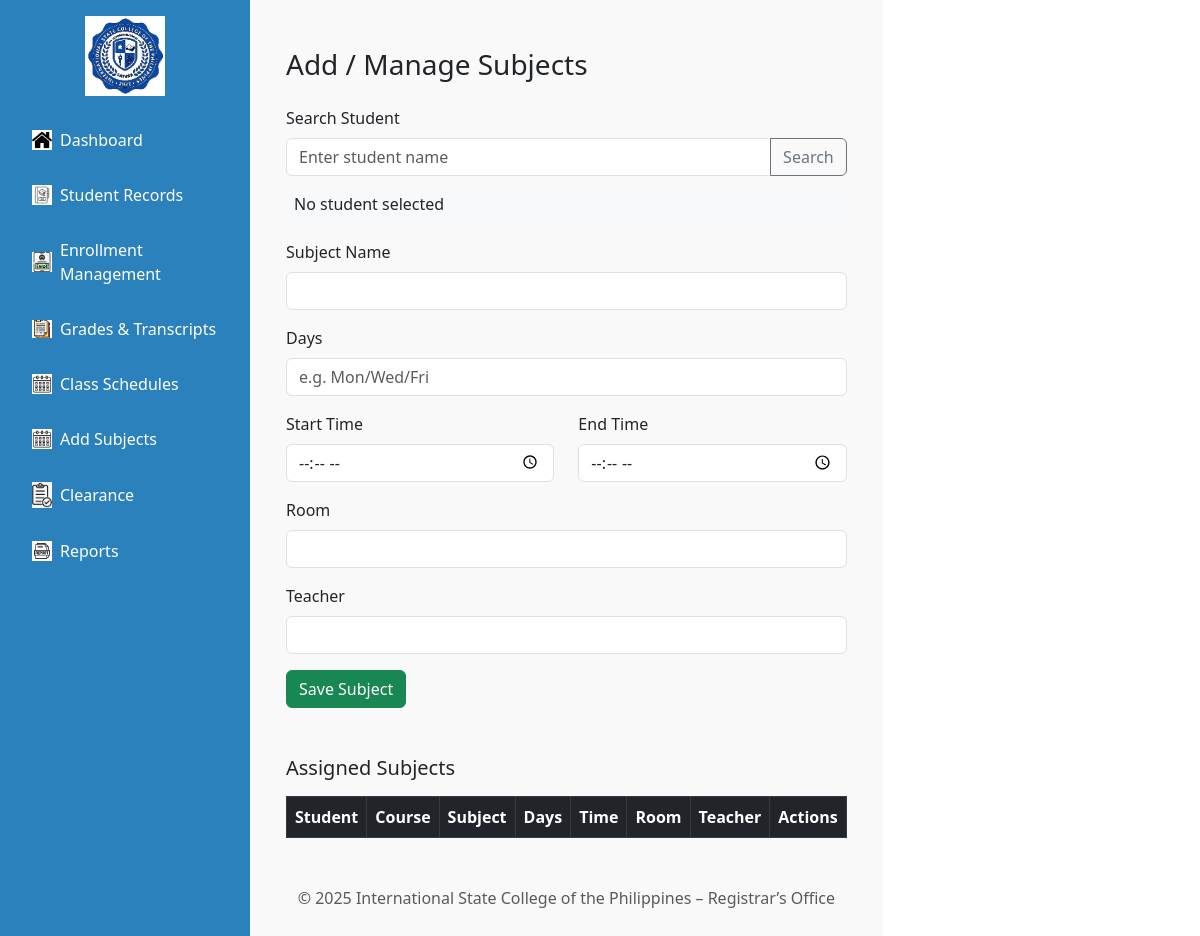
The page /Registrar/registrar.php?page=Add_Subjects on the database as committed earlier.
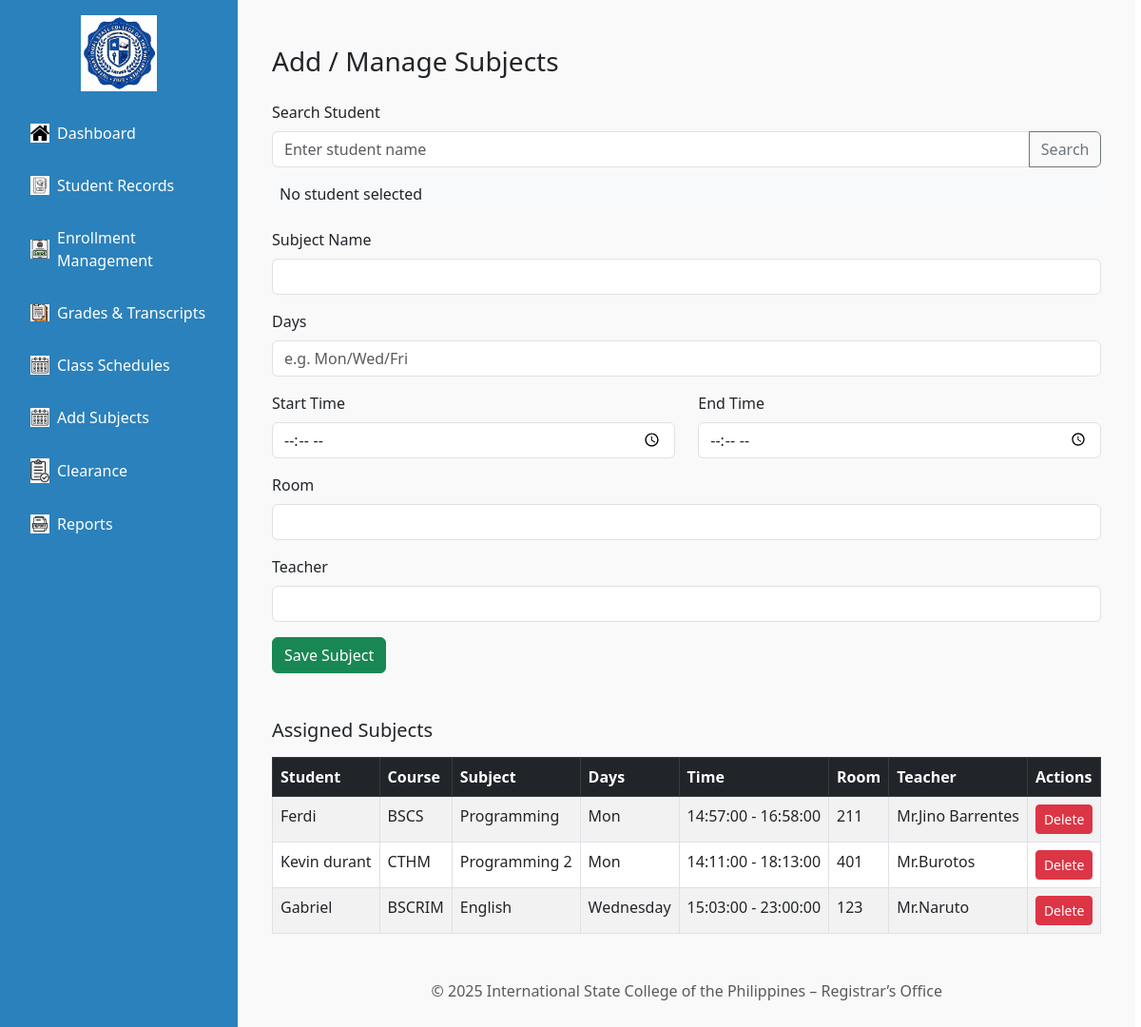
The same page on the database as committed later.
### tables this page shows
CREATE TABLE `student_subjects` (
  `id` int(11) NOT NULL,
  `student_id` int(11) NOT NULL,
  `subject` varchar(255) NOT NULL,
  `start_time` time NOT NULL,
  `end_time` time NOT NULL,
  `days` varchar(50) NOT NULL,
  `room` varchar(50) NOT NULL,
  `teacher` varchar(100) NOT NULL
);

CREATE TABLE `tbladmission_addstudent` (
  `Admission_ID` int(11) NOT NULL,
  `full_name` varchar(255) NOT NULL,
  `birthdate` date NOT NULL,
  `gender` varchar(20) NOT NULL,
  `nationality` varchar(50) NOT NULL,
  `religion` varchar(50) NOT NULL,
  `address` text NOT NULL,
  `province` varchar(100) NOT NULL,
  `zip` varchar(10) NOT NULL,
  `city` varchar(100) NOT NULL,
  `email` varchar(255) NOT NULL,
  `phone` varchar(20) NOT NULL,
  `photo` varchar(255) DEFAULT NULL,
  `fathers_name` varchar(255) NOT NULL,
  `fathers_occupation` varchar(255) NOT NULL,
  `father_contact` varchar(20) NOT NULL,
  `mothers_name` varchar(255) NOT NULL,
  `mothers_occupation` varchar(255) NOT NULL,
  `mother_contact` varchar(20) NOT NULL,
  `guardian_name` varchar(255) NOT NULL,
  `guardian_relationship` varchar(100) NOT NULL,
  `guardian_contact` varchar(20) NOT NULL,
  `applying_grade` varchar(20) NOT NULL,
  `prevschool` varchar(255) NOT NULL,
  `last_grade` varchar(20) NOT NULL,
  `course` varchar(100) NOT NULL,
  `student_type` varchar(50) NOT NULL,
  `confirm` tinyint(1) NOT NULL,
  `signature` varchar(255) DEFAULT NULL,
  `sigdate` date DEFAULT NULL,
  `signature_path` varchar(255) NOT NULL,
  `document_path` varchar(255) NOT NULL,
  `document_name` varchar(255) NOT NULL,
  `status` varchar(255) DEFAULT 'Pending'
);

### Registrar/pages/Add_Subjects.php (the view, shortened to what this page needs)
<?php include '../connect.php'; ?>
<!DOCTYPE html>
<html lang="en">
<head>
    <link href="https://cdn.jsdelivr.net/npm/bootstrap@5.3.0/dist/css/bootstrap.min.css" rel="stylesheet">
</head>
<body>
<div class="container mt-4">
    <h3 class="mb-4">Add / Manage Subjects</h3>
    <form method="post" action="">
        <div class="mb-3">
            <label for="student_search" class="form-label">Search Student</label>
            <div class="input-group">
                <input type="text" id="student_search" class="form-control"
                       placeholder="Enter student name"
                       value="<?= isset($_GET['edit_id']) ? htmlspecialchars($_GET['student_name']) : '' ?>">
                <button class="btn btn-outline-secondary" type="button" data-bs-toggle="modal" data-bs-target="#studentModal">
                    Search
                </button>
            </div>
            <div id="selected_student" class="mt-2 p-2 bg-light rounded">
                <?php if (isset($_GET['edit_id']) && isset($_GET['student_id'])): ?>
                    <?= htmlspecialchars($_GET['student_name']) ?> - <?= htmlspecialchars($_GET['student_course']) ?>
                <?php else: ?>
                    No student selected
                <?php endif; ?>
            </div>
        </div>
        <div class="mb-3">
            <label class="form-label">Subject Name</label>
            <input type="text" name="subject" class="form-control" required>
        </div>
        <div class="mb-3">
            <label class="form-label">Days</label>
            <input type="text" name="days" class="form-control" placeholder="e.g. Mon/Wed/Fri" required>
        </div>
        <div class="row">
            <div class="col-md-6 mb-3">
                <label class="form-label">Start Time</label>
                <input type="time" name="start_time" class="form-control" required>
            </div>
            <div class="col-md-6 mb-3">
                <label class="form-label">End Time</label>
                <input type="time" name="end_time" class="form-control" required>
            </div>
        </div>
        <div class="mb-3">
            <label class="form-label">Room</label>
            <input type="text" name="room" class="form-control" required>
        </div>
        <div class="mb-3">
            <label class="form-label">Teacher</label>
            <input type="text" name="teacher" class="form-control" required>
        </div>
        <button type="submit" name="save_subject" class="btn btn-success">Save Subject</button>
    </form>
    <h5 class="mt-5">Assigned Subjects</h5>
    <table class="table table-bordered table-striped mt-3">
        <thead class="table-dark">
        <tr>
            <th>Student</th>
            <th>Course</th>
            <th>Subject</th>
            <th>Days</th>
            <th>Time</th>
            <th>Room</th>
            <th>Teacher</th>
            <th>Actions</th>
        </tr>
        </thead>
        <tbody>
        <?php
        $sql = "SELECT ss.*, s.full_name, s.course
                FROM student_subjects ss
                JOIN tbladmission_addstudent s ON ss.student_id = s.Admission_ID";
        $res = $conn->query($sql);
        while ($row = $res->fetch_assoc()):
        ?>
            <tr>
                <td><?= htmlspecialchars($row['full_name']); ?></td>
                <td><?= htmlspecialchars($row['course']); ?></td>
                <td><?= htmlspecialchars($row['subject']); ?></td>
                <td><?= htmlspecialchars($row['days']); ?></td>
                <td><?= $row['start_time'] . " - " . $row['end_time']; ?></td>
                <td><?= htmlspecialchars($row['room']); ?></td>
                <td><?= htmlspecialchars($row['teacher']); ?></td>
                <td>
                   <a href="?page=add_subjects&delete_id=<?= $row['id']; ?>" class="btn btn-sm btn-danger" onclick="return confirm('Are you sure?');">Delete</a>
                </td>
            </tr>
        <?php endwhile; ?>
        </tbody>
    </table>
</div>
</body>
</html>

### Registrar/registrar.php (shortened to what this page needs)
<!DOCTYPE html>
<html lang="en">
<head>
    <link rel="stylesheet" href="assets/css/style.css">
    <link rel="stylesheet" href="https://cdn.jsdelivr.net/npm/bootstrap@5.3.0/dist/css/bootstrap.min.css">
</head>
<body>
    <div class="d-flex">
        <?php include("header.php"); ?>
        <div class="main-content p-4">
            <?php
                $page = isset($_GET['page']) ? $_GET['page'] : 'dashboard';
$page_file = "pages/$page.php";
if (file_exists($page_file)) {
    include $page_file;
} else {
    echo "<h2>404 - Page '$page' not found.</h2>";
}
            ?>
            <footer class="text-center mt-5">
                <p class="text-muted">© 2025 International State College of the Philippines – Registrar’s Office</p>
            </footer>
        </div>
    </div>
</body>
</html>

### Registrar/header.php (shortened to what this page needs)
<div class="sidebar p-3">
    <div class="text-center mb-4">
        <img src="assets/icons/logo.jpg" alt="Logo" width="80">
    </div>
    <ul class="nav flex-column">
        <li class="nav-item">
            <a href="registrar.php?page=dashboard" class="nav-link text-white d-flex align-items-center gap-2">
                <img src="assets/icons/home.png" width="20"> Dashboard
            </a>
        </li>
        <li class="nav-item">
            <a href="registrar.php?page=student_records" class="nav-link text-white d-flex align-items-center gap-2">
                <img src="assets/icons/folder.png" width="20"> Student Records
            </a>
        </li>
        <li class="nav-item">
            <a href="registrar.php?page=enrollment_management" class="nav-link text-white d-flex align-items-center gap-2">
                <img src="assets/icons/form.png" width="20"> Enrollment Management
            </a>
        </li>
        <li class="nav-item">
            <a href="registrar.php?page=grades_transcripts" class="nav-link text-white d-flex align-items-center gap-2">
                <img src="assets/icons/document.png" width="20"> Grades & Transcripts
            </a>
        </li>
        <li class="nav-item">
            <a href="registrar.php?page=class_schedules" class="nav-link text-white d-flex align-items-center gap-2">
                <img src="assets/icons/calendar.png" width="20"> Class Schedules
            </a>
        </li>
        <li class="nav-item">
            <a href="registrar.php?page=Add_Subjects" class="nav-link text-white d-flex align-items-center gap-2">
                <img src="assets/icons/calendar.png" width="20"> Add Subjects
            </a>
        </li>
        <li class="nav-item">
            <a href="registrar.php?page=clearance" class="nav-link text-white d-flex align-items-center gap-2">
                <img src="assets/icons/check.png" width="20"> Clearance
            </a>
        </li>
        <li class="nav-item">
            <a href="registrar.php?page=reports" class="nav-link text-white d-flex align-items-center gap-2">
                <img src="assets/icons/report.png" width="20"> Reports
            </a>
        </li>
    </ul>
</div>

### Registrar/assets/css/style.css (style rules this page uses)
body { margin: 0; font-family: Arial, sans-serif; display: flex; height: 100vh; }
.main-content { margin-left: 250px; padding: 20px; flex-grow: 1; overflow-y: auto; background-color: #f9f9f9; height: 100vh; }
h2, .nav-link { font-weight: bold; }

### Registrar/header.php (style rules this page uses)
.sidebar { position: fixed; top: 0; left: 0; width: 250px; height: 100%; background-color: #2b81bb; color: white; padding-top: 20px; }
.sidebar .nav-item { margin-bottom: 15px; }
.sidebar .nav-link { color: white; font-size: 16px; text-decoration: none; }

Rows that differ between the two databases and show on the page:
added student_subjects: student.full_name "Ferdi", student.course "BSCS", subject "Programming", days "Mon", start_time "14:57:00", end_time "16:58:00", room "211", teacher "Mr.Jino Barrentes"
added student_subjects: student.full_name "Kevin durant", student.course "CTHM", subject "Programming 2", days "Mon", start_time "14:11:00", end_time "18:13:00", room "401", teacher "Mr.Burotos"
added student_subjects: student.full_name "Gabriel", student.course "BSCRIM", subject "English", days "Wednesday", start_time "15:03:00", end_time "23:00:00", room "123", teacher "Mr.Naruto"
